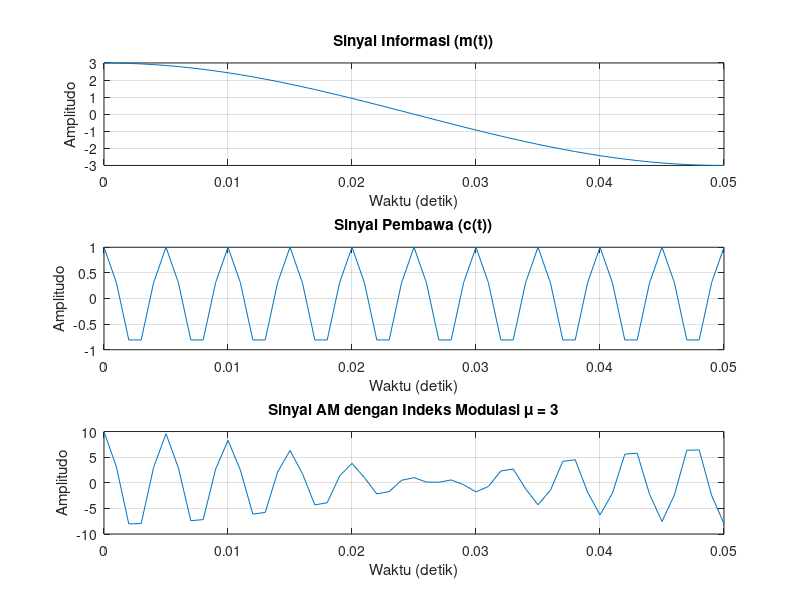

The MATLAB source for this figure:
% Parameter dasar
Ac = 1;            % Amplitudo sinyal pembawa (Carrier amplitude)
Am = 3;          % Amplitudo sinyal informasi (Message amplitude)
fc = 200;         % Frekuensi sinyal pembawa (Carrier frequency) dalam Hz
fm = 10;           % Frekuensi sinyal informasi (Message frequency) dalam Hz
m = Am / Ac;          % Indeks modulasi

% Waktu sampling
Fs = 1000;        % Frekuensi sampling (Sampling frequency) dalam Hz
t = 0:1/Fs:0.05;   % Waktu dari 0 hingga 0.05 detik

% Sinyal informasi (Message signal)
m_t = Am * cos(2*pi*fm*t);

% Sinyal pembawa (Carrier signal)
c_t = Ac * cos(2*pi*fc*t);

% Sinyal AM dengan modulasi amplitudo
s_t = (Ac + m * m_t) .* cos(2*pi*fc*t);

% Plot sinyal informasi, sinyal pembawa, dan sinyal AM
figure;

% Plot sinyal informasi
subplot(3,1,1);
plot(t, m_t);
title('Sinyal Informasi (m(t))');
xlabel('Waktu (detik)');
ylabel('Amplitudo');
grid on;

% Plot sinyal pembawa
subplot(3,1,2);
plot(t, c_t);
title('Sinyal Pembawa (c(t))');
xlabel('Waktu (detik)');
ylabel('Amplitudo');
grid on;

% Plot sinyal yang telah dimodulasi (AM)
subplot(3,1,3);
plot(t, s_t);
title(['Sinyal AM dengan Indeks Modulasi \mu = ', num2str(m)]);
xlabel('Waktu (detik)');
ylabel('Amplitudo');
grid on;
